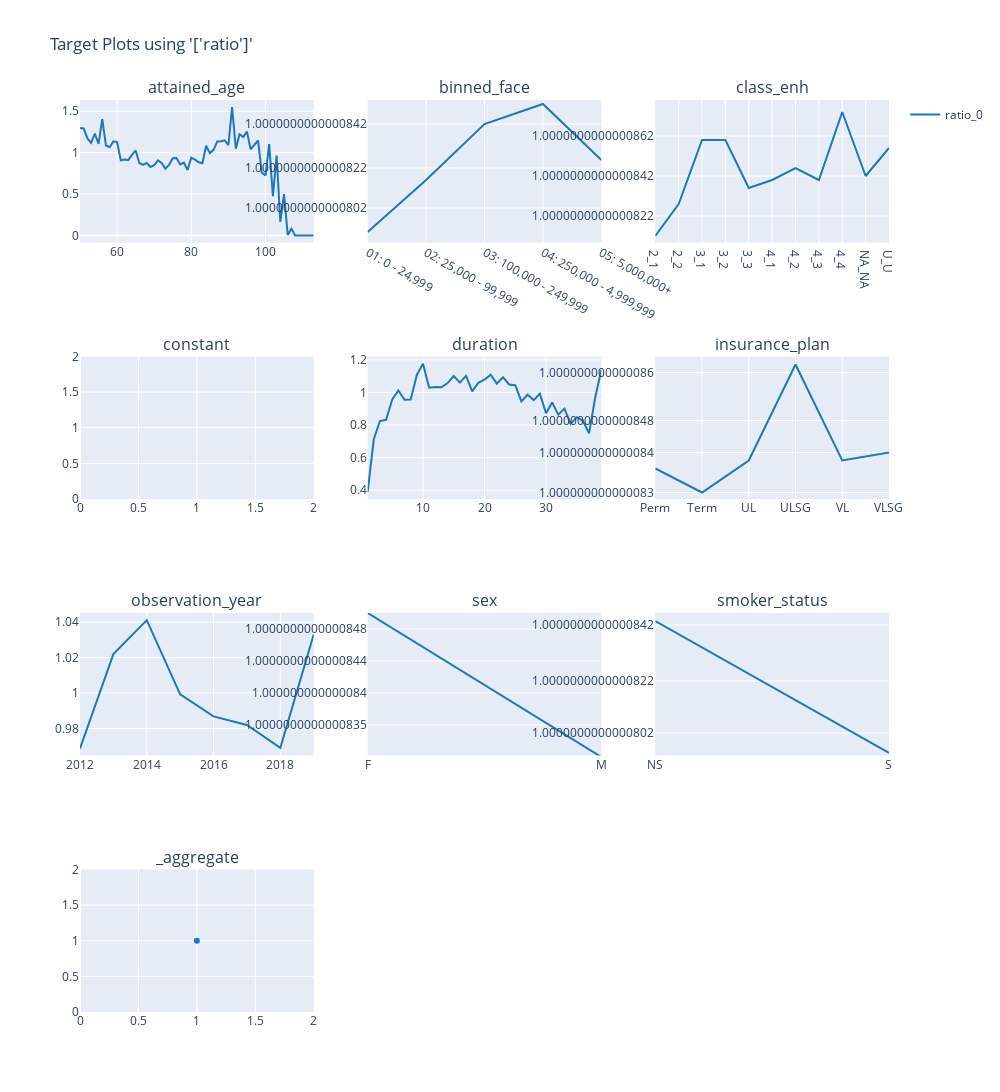

This figure's notebook cell:
### Code cell
charters.target(
    df=model_data.loc[X_train.index],
    target="ratio",
    cols=3,
    features=model_features,
    numerator=["death_claim_amount"],
    denominator=["exp_amt_glm"],
).show()

### Figure 1 — Plotly figure (JSON) as saved in the notebook; plotly's stock layout.template omitted (floating-point values rounded to 4 significant figures)
{"data": [{"line": {"color": "#1F77B4"}, "mode": "lines", "name": "ratio_0", "showlegend": true, "type": "scatter", "x": [50, 51, 52, 53, 54, 55, 56, 57, 58, 59, 60, 61, 62, 63, 64, 65, 66, 67, 68, 69, 70, 71, 72, 73, 74, 75, 76, 77, 78, 79, 80, 81, 82, 83, 84, 85, 86, 87, 88, 89, 90, 91, 92, 93, 94, 95, 96, 97, 98, 99, 100, 101, 102, 103, 104, 105, 106, 107, 108, 109, 110, 111, 112, 113], "xaxis": "x", "y": [1.297, 1.291, 1.171, 1.118, 1.23, 1.106, 1.404, 1.086, 1.065, 1.137, 1.128, 0.9076, 0.9175, 0.9104, 0.973, 1.026, 0.8751, 0.8513, 0.8754, 0.8267, 0.8472, 0.9058, 0.8754, 0.8065, 0.8506, 0.9317, 0.9345, 0.8567, 0.8807, 0.791, 0.9384, 0.9159, 0.8831, 0.871, 1.082, 0.9945, 1.034, 1.136, 1.138, 1.149, 1.089, 1.55, 1.047, 1.223, 1.188, 1.254, 1.041, 1.093, 1.146, 0.7587, 0.7242, 1.103, 0.4734, 0.9646, 0.1632, 0.4981, 0.005952, 0.07937, 0.0, 0.0, 0.0, 0.0, 0.0, 0.0], "yaxis": "y"}, {"line": {"color": "#1F77B4"}, "mode": "lines", "name": "ratio_0", "showlegend": false, "type": "scatter", "x": ["01: 0 - 24,999", "02: 25,000 - 99,999", "03: 100,000 - 249,999", "04: 250,000 - 4,999,999", "05: 5,000,000+"], "xaxis": "x2", "y": [1.0, 1.0, 1.0, 1.0, 1.0], "yaxis": "y2"}, {"line": {"color": "#1F77B4"}, "mode": "lines", "name": "ratio_0", "showlegend": false, "type": "scatter", "x": ["2_1", "2_2", "3_1", "3_2", "3_3", "4_1", "4_2", "4_3", "4_4", "NA_NA", "U_U"], "xaxis": "x3", "y": [1.0, 1.0, 1.0, 1.0, 1.0, 1.0, 1.0, 1.0, 1.0, 1.0, 1.0], "yaxis": "y3"}, {"line": {"color": "#1F77B4"}, "mode": "lines", "name": "ratio_0", "showlegend": false, "type": "scatter", "x": [1], "xaxis": "x4", "y": [1.0], "yaxis": "y4"}, {"line": {"color": "#1F77B4"}, "mode": "lines", "name": "ratio_0", "showlegend": false, "type": "scatter", "x": [1, 2, 3, 4, 5, 6, 7, 8, 9, 10, 11, 12, 13, 14, 15, 16, 17, 18, 19, 20, 21, 22, 23, 24, 25, 26, 27, 28, 29, 30, 31, 32, 33, 34, 35, 36, 37, 38, 39], "xaxis": "x5", "y": [0.3901, 0.7128, 0.8245, 0.832, 0.957, 1.012, 0.955, 0.9558, 1.107, 1.177, 1.029, 1.034, 1.032, 1.057, 1.101, 1.06, 1.101, 1.006, 1.059, 1.078, 1.109, 1.054, 1.093, 1.049, 1.044, 0.9452, 0.9858, 0.9531, 0.992, 0.8722, 0.9379, 0.8637, 0.9005, 0.8065, 0.8483, 0.8261, 0.7487, 0.9686, 1.138], "yaxis": "y5"}, {"line": {"color": "#1F77B4"}, "mode": "lines", "name": "ratio_0", "showlegend": false, "type": "scatter", "x": ["Perm", "Term", "UL", "ULSG", "VL", "VLSG"], "xaxis": "x6", "y": [1.0, 1.0, 1.0, 1.0, 1.0, 1.0], "yaxis": "y6"}, {"line": {"color": "#1F77B4"}, "mode": "lines", "name": "ratio_0", "showlegend": false, "type": "scatter", "x": [2012, 2013, 2014, 2015, 2016, 2017, 2018, 2019], "xaxis": "x7", "y": [0.9688, 1.022, 1.041, 0.9993, 0.9868, 0.982, 0.9691, 1.033], "yaxis": "y7"}, {"line": {"color": "#1F77B4"}, "mode": "lines", "name": "ratio_0", "showlegend": false, "type": "scatter", "x": ["F", "M"], "xaxis": "x8", "y": [1.0, 1.0], "yaxis": "y8"}, {"line": {"color": "#1F77B4"}, "mode": "lines", "name": "ratio_0", "showlegend": false, "type": "scatter", "x": ["NS", "S"], "xaxis": "x9", "y": [1.0, 1.0], "yaxis": "y9"}, {"line": {"color": "#1F77B4"}, "mode": "markers", "name": "ratio_0", "showlegend": false, "type": "scatter", "x": [1], "xaxis": "x10", "y": [1.0], "yaxis": "y10"}], "layout": {"annotations": [{"font": {"size": 16}, "showarrow": false, "text": "attained_age", "x": 0.1444, "xanchor": "center", "xref": "paper", "y": 1, "yanchor": "bottom", "yref": "paper"}, {"font": {"size": 16}, "showarrow": false, "text": "binned_face", "x": 0.5, "xanchor": "center", "xref": "paper", "y": 1, "yanchor": "bottom", "yref": "paper"}, {"font": {"size": 16}, "showarrow": false, "text": "class_enh", "x": 0.8556, "xanchor": "center", "xref": "paper", "y": 1, "yanchor": "bottom", "yref": "paper"}, {"font": {"size": 16}, "showarrow": false, "text": "constant", "x": 0.1444, "xanchor": "center", "xref": "paper", "y": 0.7188, "yanchor": "bottom", "yref": "paper"}, {"font": {"size": 16}, "showarrow": false, "text": "duration", "x": 0.5, "xanchor": "center", "xref": "paper", "y": 0.7188, "yanchor": "bottom", "yref": "paper"}, {"font": {"size": 16}, "showarrow": false, "text": "insurance_plan", "x": 0.8556, "xanchor": "center", "xref": "paper", "y": 0.7188, "yanchor": "bottom", "yref": "paper"}, {"font": {"size": 16}, "showarrow": false, "text": "observation_year", "x": 0.1444, "xanchor": "center", "xref": "paper", "y": 0.4375, "yanchor": "bottom", "yref": "paper"}, {"font": {"size": 16}, "showarrow": false, "text": "sex", "x": 0.5, "xanchor": "center", "xref": "paper", "y": 0.4375, "yanchor": "bottom", "yref": "paper"}, {"font": {"size": 16}, "showarrow": false, "text": "smoker_status", "x": 0.8556, "xanchor": "center", "xref": "paper", "y": 0.4375, "yanchor": "bottom", "yref": "paper"}, {"font": {"size": 16}, "showarrow": false, "text": "_aggregate", "x": 0.1444, "xanchor": "center", "xref": "paper", "y": 0.1562, "yanchor": "bottom", "yref": "paper"}], "height": 1600, "title": {"text": "Target Plots using '['ratio']'"}, "width": 1000, "xaxis": {"anchor": "y", "domain": [0, 0.2889]}, "xaxis10": {"anchor": "y10", "domain": [0, 0.2889]}, "xaxis11": {"anchor": "y11", "domain": [0.3556, 0.6444]}, "xaxis12": {"anchor": "y12", "domain": [0.7111, 1]}, "xaxis2": {"anchor": "y2", "domain": [0.3556, 0.6444]}, "xaxis3": {"anchor": "y3", "domain": [0.7111, 1]}, "xaxis4": {"anchor": "y4", "domain": [0, 0.2889]}, "xaxis5": {"anchor": "y5", "domain": [0.3556, 0.6444]}, "xaxis6": {"anchor": "y6", "domain": [0.7111, 1]}, "xaxis7": {"anchor": "y7", "domain": [0, 0.2889]}, "xaxis8": {"anchor": "y8", "domain": [0.3556, 0.6444]}, "xaxis9": {"anchor": "y9", "domain": [0.7111, 1]}, "yaxis": {"anchor": "x", "domain": [0.8438, 1]}, "yaxis10": {"anchor": "x10", "domain": [0, 0.1562]}, "yaxis11": {"anchor": "x11", "domain": [0, 0.1562]}, "yaxis12": {"anchor": "x12", "domain": [0, 0.1562]}, "yaxis2": {"anchor": "x2", "domain": [0.8438, 1]}, "yaxis3": {"anchor": "x3", "domain": [0.8438, 1]}, "yaxis4": {"anchor": "x4", "domain": [0.5625, 0.7188]}, "yaxis5": {"anchor": "x5", "domain": [0.5625, 0.7188]}, "yaxis6": {"anchor": "x6", "domain": [0.5625, 0.7188]}, "yaxis7": {"anchor": "x7", "domain": [0.2812, 0.4375]}, "yaxis8": {"anchor": "x8", "domain": [0.2812, 0.4375]}, "yaxis9": {"anchor": "x9", "domain": [0.2812, 0.4375]}}}
